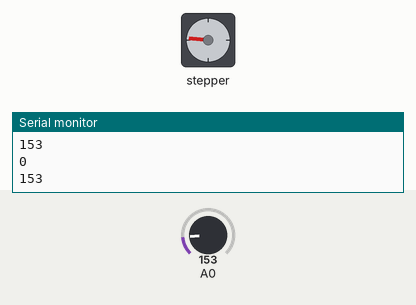
This sketch was run on a simulated Arduino Uno, built with avr-gcc and run on an emulated ATmega328P. Shown: stepper motor, the last lines printed to the serial monitor. Inputs (shaded band) come from the test bench; at power-on: A0 = 153. Stepper angles assume 200 steps per turn.

Above: at 1.5 s.
1.6 s: A0 set to 221
At 2.7 s:
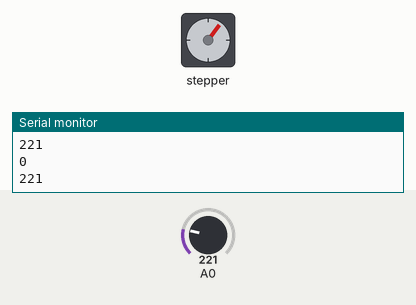
3.4 s: A0 set to 191
At 4.6 s:
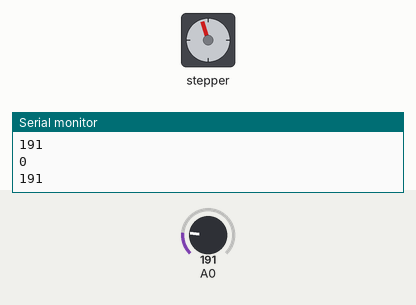
5.0 s: A0 set to 175
At 6.2 s:
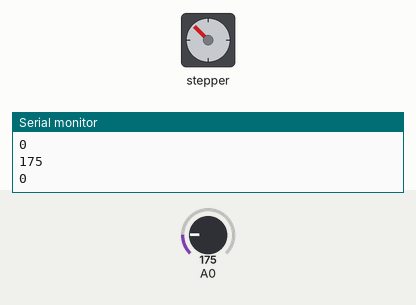
6.5 s: A0 set to 114
At 7.1 s:
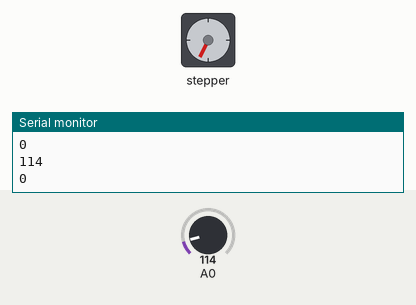
Timing chart, 0 to 9.3 s (numbered marks = the images above; inputs shaded):
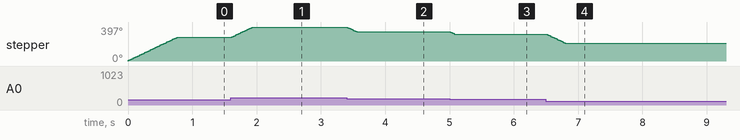

The sketch:

sketch_TP.ino
```cpp
#include <Stepper.h>


//TMP36 Pin Variables
int pinTemperatura = 1;

 //read analoog value//the analog pin the TMP36's Vout (sense) pin is connected to
                        //the resolution is 10 mV / degree centigrade with a
                        //500 mV offset to allow for negative temperatures
//float sensorFuego;
//int buttonpin = 3; // define the flame sensor interface
//int val ;// define numeric variables val
//int analoog = A0; // define the flame sensor interface

//Led Ventana abierta
int R = 2;

#define IN1  12
#define IN2  11
#define IN3  10
#define IN4  9


 #define STEPS 200
Stepper stepper(STEPS, IN4,IN3,IN2,IN1);
 int previous = 0;

void setup()
{
  Serial.begin(9600);
  stepper.setSpeed(60);

//  pinMode(R, OUTPUT);
//  digitalWrite(R, LOW);
 // myservo.attach(9);
}

void loop()
{

   int val = analogRead(0);
   Serial.println(val);
   int calculo = val - previous;

  Serial.println(calculo);
  stepper.step(calculo);
  previous = val;
//  stepper.step(2000);
//  delay(1000);
//  stepper.step(-200);
//  delay(1000);
//

//   int val = analogRead(0);
//   Serial.println(val);
//   int calculo = val - previous;
//
//  Serial.println(calculo);
//  stepper.step(calculo);
//  previous = val;
//  delay(10);
//


//   digitalWrite(R, HIGH); // on (for 5 Second)
//   delay(5000);
//   digitalWrite(R, LOW);
//   delay(5000);


  //int reading = analogRead(pinTemperatura);
// sensorFuego = analogRead(analoog);
// val = digitalRead(buttonpin);
//
//if (val == HIGH)
//  {
//    digitalWrite(buzzer, HIGH);
//    Serial.println(val);
//  }
//  else
//  {
//     digitalWrite(buzzer, LOW);
//     Serial.println(val);
//  }
//
//     Serial.println("Fin de lectura");
//  delay(1000);


}


          /*C*/
float convertToTemperature(int reading){
   float voltage = reading * 5.0;
   voltage /= 1024.0;
    float temperatureC = (voltage - 0.5) * 100 ;
     Serial.print(temperatureC); Serial.println(" degrees C");
}
```

Measured:
- after the input at 1.6 s, stepper: turns 122° clockwise in 0.32 s, starting at once
- after the input at 3.4 s, stepper: turns 54° counter-clockwise in 0.14 s, starting at once
- after the input at 5.0 s, stepper: turns 28° counter-clockwise, starting at once
- after the input at 6.5 s, stepper: turns 110° counter-clockwise in 0.30 s, starting at once
- by itself, stepper: turns 275° clockwise in 0.77 s
